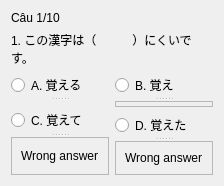
               <widget class="QWidget" name="bai2_cau1">
                <layout class="QGridLayout" name="gridLayout_11">
                 <item row="0" column="0">
                  <widget class="QLabel" name="bai2_progress1">
                   <property name="text">
                    <string>Câu 1/10</string>
                   </property>
                  </widget>
                 </item>
                 <item row="1" column="0" colspan="2">
                  <widget class="QLabel" name="bai2_question1">
                   <property name="text">
                    <string>1. この漢字は（　　　）にくいです。</string>
                   </property>
                   <property name="wordWrap">
                    <bool>true</bool>
                   </property>
                  </widget>
                 </item>
                 <item row="2" column="0">
                  <widget class="QSplitter" name="splitter_35">
                   <property name="orientation">
                    <enum>Qt::Vertical</enum>
                   </property>
                   <widget class="QRadioButton" name="bai2_1_A">
                    <property name="text">
                     <string>A. 覚える</string>
                    </property>
                   </widget>
                   <widget class="QFrame" name="frame_41">
                    <property name="frameShape">
                     <enum>QFrame::StyledPanel</enum>
                    </property>
                    <property name="frameShadow">
                     <enum>QFrame::Raised</enum>
                    </property>
                    <widget class="QLabel" name="label_76">
                     <property name="geometry">
                      <rect>
                       <x>10</x>
                       <y>10</y>
                       <width>166</width>
                       <height>36</height>
                      </rect>
                     </property>
                     <property name="text">
                      <string>Wrong answer</string>
                     </property>
                    </widget>
                   </widget>
                  </widget>
                 </item>
                 <item row="2" column="1" rowspan="2">
                  <widget class="QSplitter" name="splitter_37">
                   <property name="orientation">
                    <enum>Qt::Vertical</enum>
                   </property>
                   <widget class="QRadioButton" name="bai2_1_B">
                    <property name="text">
                     <string>B. 覚え</string>
                    </property>
                   </widget>
                   <widget class="QFrame" name="frame_42">
                    <property name="frameShape">
                     <enum>QFrame::StyledPanel</enum>
                    </property>
                    <property name="frameShadow">
                     <enum>QFrame::Raised</enum>
                    </property>
                    <widget class="QLabel" name="label_79">
                     <property name="geometry">
                      <rect>
                       <x>10</x>
                       <y>10</y>
                       <width>172</width>
                       <height>36</height>
                      </rect>
                     </property>
                     <property name="text">
                      <string>Correct answer</string>
                     </property>
                    </widget>
                    <widget class="QLabel" name="label_77">
                     <property name="geometry">
                      <rect>
                       <x>10</x>
                       <y>52</y>
                       <width>382</width>
                       <height>36</height>
                      </rect>
                     </property>
                     <property name="text">
                      <string>Giải thích: 覚えます → 覚え + にくい.</string>
                     </property>
                    </widget>
                    <widget class="QLabel" name="label_78">
                     <property name="geometry">
                      <rect>
                       <x>10</x>
                       <y>94</y>
                       <width>320</width>
                       <height>36</height>
                      </rect>
                     </property>
                     <property name="text">
                      <string>Dịch: Chữ Hán này khó nhớ.</string>
                     </property>
                    </widget>
                   </widget>
                  </widget>
                 </item>
                 <item row="3" column="0" rowspan="2">
                  <widget class="QSplitter" name="splitter_36">
                   <property name="orientation">
                    <enum>Qt::Vertical</enum>
                   </property>
                   <widget class="QRadioButton" name="bai2_1_C">
                    <property name="text">
                     <string>C. 覚えて</string>
                    </property>
                   </widget>
                   <widget class="QFrame" name="frame_43">
                    <property name="frameShape">
                     <enum>QFrame::StyledPanel</enum>
                    </property>
                    <property name="frameShadow">
                     <enum>QFrame::Raised</enum>
                    </property>
                    <layout class="QVBoxLayout" name="verticalLayout_34">
                     <item>
                      <widget class="QLabel" name="label_80">
                       <property name="text">
                        <string>Wrong answer</string>
                       </property>
                      </widget>
                     </item>
                    </layout>
                   </widget>
                  </widget>
                 </item>
                 <item row="4" column="1">
                  <widget class="QSplitter" name="splitter_38">
                   <property name="orientation">
                    <enum>Qt::Vertical</enum>
                   </property>
                   <widget class="QRadioButton" name="bai2_1_D">
                    <property name="text">
                     <string>D. 覚えた</string>
                    </property>
                   </widget>
                   <widget class="QFrame" name="frame_44">
                    <property name="frameShape">
                     <enum>QFrame::StyledPanel</enum>
                    </property>
                    <property name="frameShadow">
                     <enum>QFrame::Raised</enum>
                    </property>
                    <layout class="QVBoxLayout" name="verticalLayout_33">
                     <item>
                      <widget class="QLabel" name="label_81">
                       <property name="text">
                        <string>Wrong answer</string>
                       </property>
                      </widget>
                     </item>
                    </layout>
                   </widget>
                  </widget>
                 </item>
                </layout>
               </widget>
